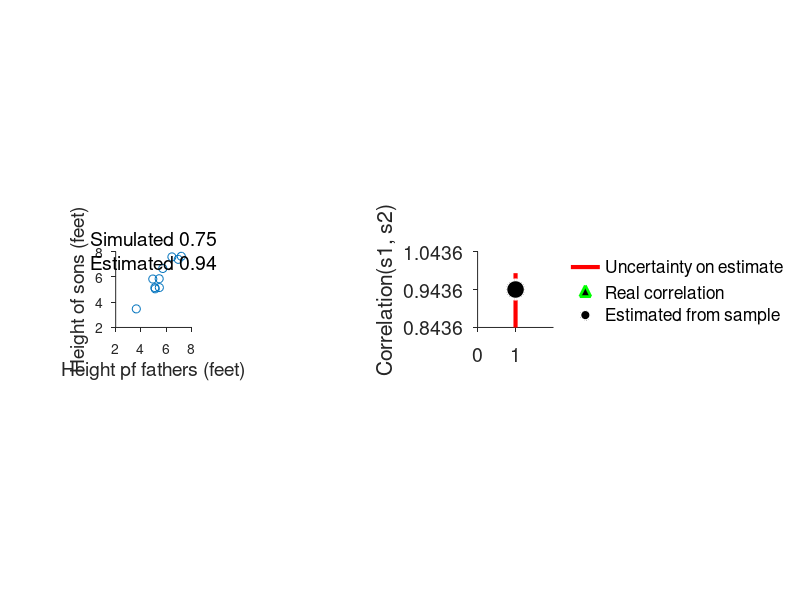

Reproduce this figure in MATLAB.
%% 1. Correlation. Exploring more complex datasets: two variables, one condition
% Hereafter, we show an example of a slightly more complex data set.
%
% So suppose we have one condition and measure not just one quantity (which
% was the subject of Lecture 1) but measure two distinct quantities. For
% example, suppose we measure both the heights and weights of male adults.
% 
% What can we do with the data? 

% Let's generate two samples rapresenting two variables drawn from gaussian
% distributions. The two variables are correlated with eachother. 

n = 10; % This is the size of our samples
% We set a correlation level between the two samples.
p = .75;  

% We generate the two samples.
u = randn(1,n);
v = randn(1,n);
m.s1  = 5.5; % mean deviation of the first sample
m.s2  = 6; % mean deviation of the second sample
sd.s1 = 1; % standard deviation of the first sample
sd.s2 = 1.2; % standard deviation of the second sample
s1 = sd.s1 * u + m.s1;
s2 = sd.s2 * (p * u + sqrt(1 - p^2) * v) + m.s2;

%% 2. Correlation formula
%
% We can quantify how correlated two variables are by using the metric
% 'correlation.'
%
% Correlation values lie in the range -1 to 1, where -1 indicates a perfect
% negative linear relationship, 0 indicates no relationship, and 1
% indicates a perfect positive linear relationship. (Note that we are
% using Pearson's product-moment correlation, but there are other variants
% of correlation.)
tmp = corrcoef(s1,s2); % MatLab has a formula for correlations
r   = tmp(1,2);

% In words, we z-score each variable (subtract off the mean, divide by the
% standard deviation) and then compute the average product of the
% variables. 
%
% Technical note: in the above formula, std should be computed
% using a version of standard deviation where we normalize by n instead of
% n - 1. Tht is why we write std(v1,1) instea of simply std(v1).
% This is the version of the std that the Book Uses.

% Here we show the results in a plot
figure('name','Two correlated variables','color','w')
% scatter.m is a ueful matlab function, in this case it would be equivalent
% to plot(s1,s2,'bo')
subplot(1,2,1)
scatter(s1,s2); 
ylabel('Height of sons (feet)','fontsize',14)
xlabel('Height pf fathers (feet)','fontsize',14)

% We display the simulted and computed correlations at 80% the max y-value.
y = get(gca,'yLim');
% Please notice here we introduce a new function that allows to write text
% on a plot. try doc text.m 
text(0,y(2)-.2, ...
    sprintf('Simulated %2.2f\nEstimated %2.2f\n',p,r),'fontsize',14)
set(gca,'ylim', [2 8],'xlim', [2 8], 'tickdir','out', ...
        'ytick',[2 4 6 8],'xtick',[2 4 6 8])
axis square

%% 3. Error bars on the correlation coefficient using bootstrap.
%
% - How do we obtain error bars on the correlation observed in a set of
% data?
%
% - How do we test whether the correlation observed in a set of data is
% significantly different from zero? 
%
% Hereafter, we compute errorbars on the correlation coefficient using
% bootstrap. Bootstrap is a non-parametric statistical method that allows
% for computing tests and error without assuming a shape for the underlying
% distribution in the data. We will talk more abot Bootstrap later on.
%
% Hereafter we use randsample.m to bootstrap. But MatLab also has a
% bootstrap function called bootstrp.m, please read abotu it. We will use
% it later one. 
% 
% Th logic to compute the error bars of a correlation coefficient in via
% bootstrap is simple: 1. We sample the data with replacement and compute
% compute the correlation coefficient.
% 
% 2. We repated the operation k times where k is a large number, at least
% 1000 better if 10,000.
%
% 3. We compute mean and standard deviation of the distribution of 10,000
% correlation coefficients we comptued with the data.
%
% The computations will give us an estimate of how well the data sample we
% were given constrains the correlation value we measured. If the data are
% nto very noisy they sampling and computing the correlationw will compute
% very similar values for the correlation. If the data are more noisy every
% time we draw a new set of elements out of the sample the correlation
% value will be different.
% 
% We then compute the correlation coefficient with each sample.
k = 10000; % number of randomizations, normally numbers must be more 1000
r_dist = zeros(k,1);
for ii = 1:k
 % Notice that we resample index and we use the same indexes to address
 % both samples. otherwise we lose the correaltion value. 
 index      = randsample(1:n,n,1);
 tmp        = corrcoef(s1(index),s2(index));
 r_dist(ii) = tmp(2,1);
end

% We copute the two-tailed 95% confidence intervals:
ci = prctile(r_dist,[2.5,97.5]);

% Now we plot the correlation we estimated with the the 95% confidence
% intervals.
subplot(1,2,2)
plot([1 1],ci,'r-','lineWidth',3); % Plot the error on the estimate
hold on
plot(.5,p,'k^','markeredgecolor','g','markerfacecolor','k',...
         'markersize',14,'linewidth',2); % plot the true correlation
plot(1,r,'ko','markeredgecolor','w','markerfacecolor','k',...
         'markersize',14,'linewidth',2); % plot a bar to indicate the etimated correlation
ylabel('Correlation(s1, s2)')
axis([0 2 r-.1 r+.1 ]); % set the limits to the current axis
set(gca, ...
    'tickdir','out','ytick',[r-.1 r r+.1], ...
    'xtick',[0 1 4],'ylim', [r-.1 r+.1], ...
    'box','off','fontsize',14)
axis square
h = legend({'Uncertainty on estimate', ...
        'Real correlation', ...
        'Estimated from sample'}, ...
        'box','off','Location','NorthEastOutside');